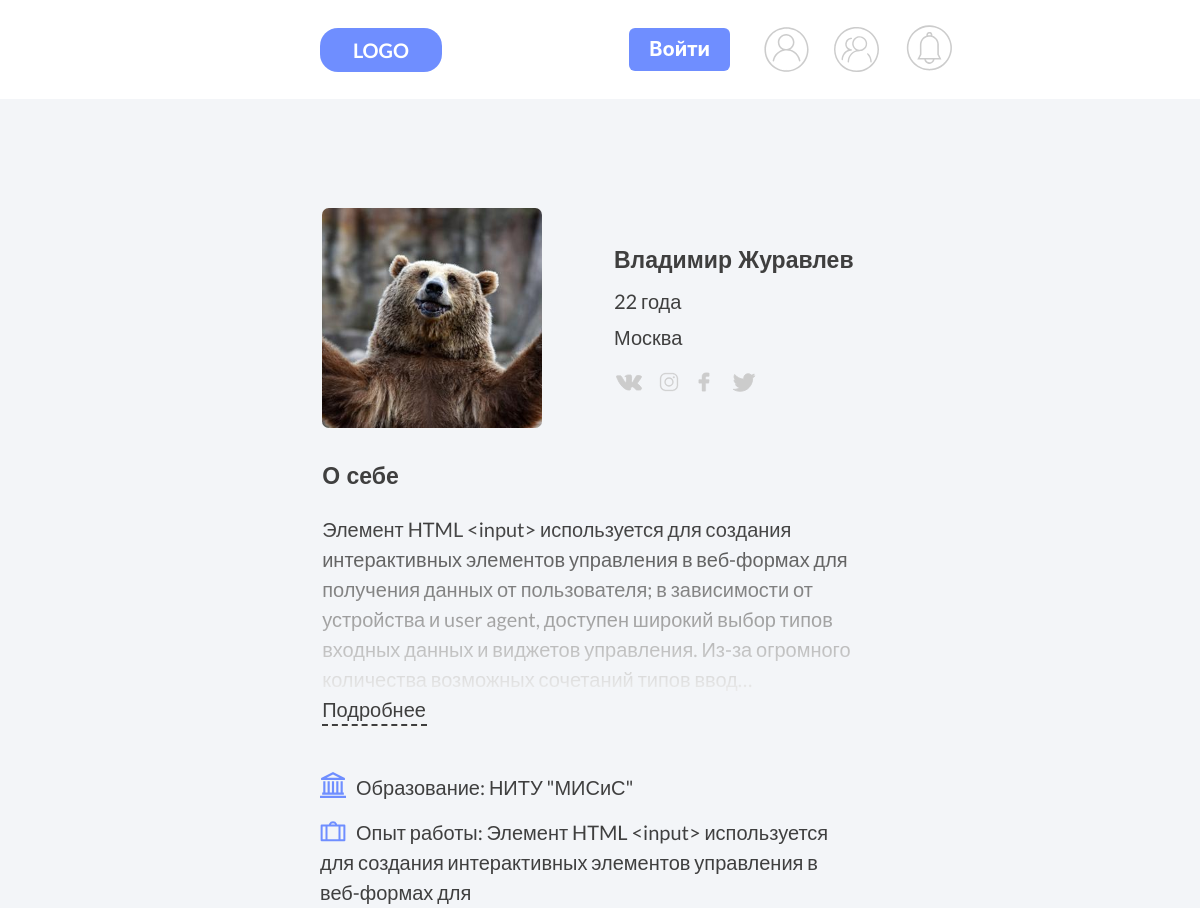
Page /profile/1/ (upper part) on the earlier database version.
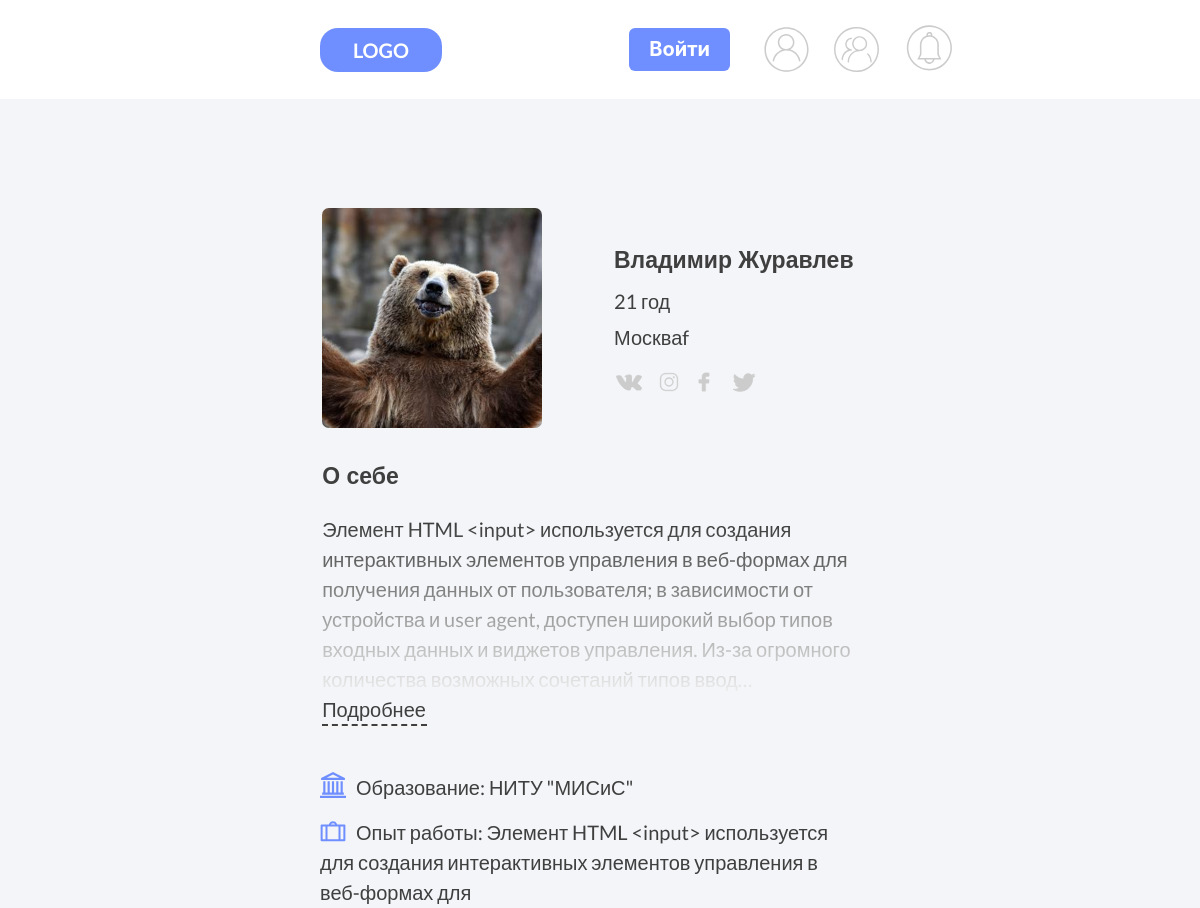
Same page on the later database version.
### users/models.py (models this page shows, shortened)
class Profile(models.Model):
    user = models.OneToOneField(
        CustomUser,
        related_name='profile',
        on_delete=models.CASCADE
        )
    email = models.EmailField(_('email address'), unique=True)
    full_name = models.CharField(
        'Имя Фамилия',
        max_length=40,
        null=True,
        blank=True
        )
    town = models.CharField(
        ('Город пользователя'),
        null=True,
        max_length=20,
        blank=True
        )
    phone_number = models.CharField(
        'Телефон пользователя',
        null=True,
        blank=True,
        max_length=30
        )
    date_birth = models.CharField(
        'Возраст пользователя',
        null=True,
        blank=True,
        max_length=50)
    img = models.ImageField(
        'Фото пользователя',
        default='default.png',
        upload_to='user_images'
        )
    info = models.TextField('Информация о пользователе')
    education = models.CharField(
        'Информация об образовании',
        max_length=50,
        null=True,
        blank=True
        )
    work_experience = models.TextField('Опыт работы',null=True, blank=True)
    public_activities = models.TextField('Общественная деятельность',null=True, blank=True)
    teams = models.ManyToManyField(
        'Team',
        verbose_name='Мои команды',
        blank=True,
        related_name='teams'
        )
    instagram = models.URLField(
        max_length=100,
        blank=True,
        null=True,
        )
    vk = models.URLField(
        max_length=100,
        blank=True,
        null=True,
        )
    facebook = models.URLField(
        max_length=100,
        blank=True,
        null=True,
        )
    twitter = models.URLField(
        max_length=100,
        blank=True,
        null=True,
        )
    active_team_id = models.IntegerField(default=0)
    def get_date_birth(self):
        now = datetime.datetime.now()
        if self.date_birth:
            year = int(self.date_birth)
            age = now.year - year
            if (age % 10 >= 2 and age % 10 <= 4 and age / 10 != 1):
                return f"{age} года"
            elif (age % 10 == 1 and age / 10 != 1):
                return f"{age} год"
            else:
                return f"{age} лет"
        else:
            return self.date_birth
    class Meta:
        verbose_name = 'Профиль'
        verbose_name_plural = 'Профили'

### users/views.py (the view)
# urls.py: path('profile/<int:pk>/', userViews.ProfileDetailView.as_view(), name='profile'),
class ProfileDetailView(DetailView):
    template_name = 'users/profile.html'
    model = Profile
    def get_context_data(self, **kwards):
        ctx = super(ProfileDetailView, self).get_context_data(**kwards)
        ctx['target'] = Profile.objects.get(pk=self.kwargs['pk'])
        return ctx

### users/templates/users/profile.html (shortened to what the changed rows need)
{% extends 'users/base.html'%}
{% load static %}
{% block link %}
    <link rel="stylesheet" type='text/css' href="{% static 'users/css/profile.css' %}">
{% endblock %}
{% block content %}
    <div class="profile-owner" id="profileownerID">
        <div class="all-personal" id="allpersonalID">
            <div class="profile-main-info" id="profilemainID">
                <div class="frame-83">
                    <img class="bd-placeholder-img" src="{{ target.img.url }}">
                </div>
                <div class="frame-85">
                    <div class="frame-84">
                        <div class="text-label-n lato-semi-bold-ship-gray-23px"> {{target.full_name|default_if_none:""}} </div>
                        <div class="age lato-normal-ship-gray"> {{target.get_date_birth|default_if_none:""}} </div>
                        <div class="city lato-normal-ship-gray"> {{target.town|default_if_none:""}} </div>
                    </div>
                </div>
            </div>
            <div class="frame-86">
                <div class="view-about">
                    {% if target.info|length > 300 %}
                        <div class="half-content info-about lato-normal-ship-gray" id="half-{{target.id}}">
                            <div class="text">
                                {{ target.info|truncatechars:300 }}
                            </div>
                            <a data-id="{{target.id}}" href="javascript:void();" class="show-hide-btn lato-normal-ship-gray">Подробнее</a>
                            <hr class="hr-dashed-bg0">
                        </div>
                    {% else %}
                        <div class="info-about lato-normal-ship-gray"> {{ target.info|default_if_none:"" }} </div>
                    {% endif %}
                </div>
            </div>
            <div class="frame-90">
                <div class="frame-91">
                    <img class="vector-ed" src="/pictures/icons/ed.svg" alt="">
                    <p class="public-job lato-normal-ship-gray">Образование: {{ target.education|default_if_none:"" }} </p>
                </div>
                <div class="frame-91">
                    <img class="vector-exp" src="/pictures/icons/exp.svg" alt="">
                    <p class="public-job lato-normal-ship-gray">Опыт работы: {{ target.work_experience|default_if_none:"" }} </p>
                </div>
            </div>
        </div>
{%endblock%}

Differences in the rows shown:
changed Profile "Владимир Журавлев": get_date_birth "22 года" → "21 год"; town "Москва" → "Москваf"
